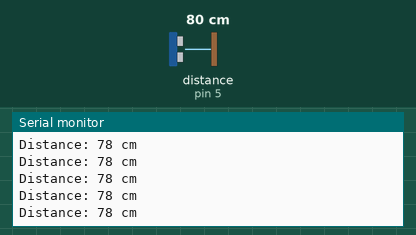
Recording of a sketch running on a simulated Arduino Uno, built with avr-gcc and run on an emulated ATmega328P. On the bench: the last lines printed to the serial monitor. Wiring (inferred from the names in the program): ultrasonic range finder: trigger pin 4; echo pin 5. Inputs (shaded band) come from the test bench; at power-on: distance to the obstacle (sensor on pin 5) 80 cm. The echo pulse lasts 58.3 µs per cm; the audio player accepts every command and is not drawn.

Above: at 1.7 s.
1.8 s: distance to the obstacle (sensor on pin 5) set to 120 cm
At 1.89 s:
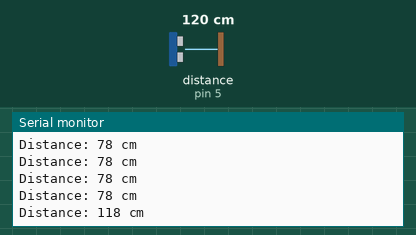
4.8 s: distance to the obstacle (sensor on pin 5) set to 2 cm
At 4.8 s:
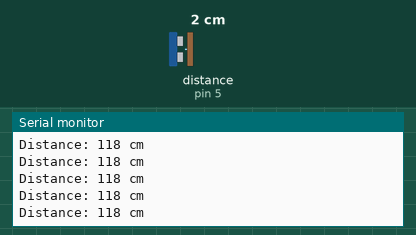
6.3 s: distance to the obstacle (sensor on pin 5) set to 35 cm
At 6.32 s:
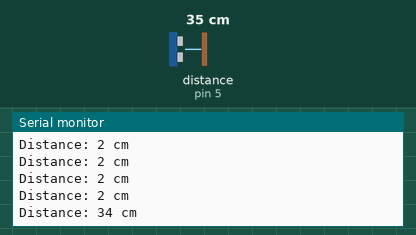
Timing chart, 0 to 9.3 s (numbered marks = the images above; inputs shaded):
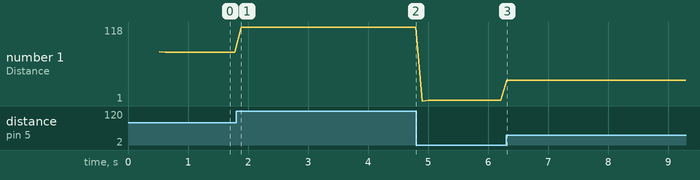

The sketch:

Saline_code.ino
```cpp
#include "SoftwareSerial.h"
#include "DFRobotDFPlayerMini.h"

// Use pins 2 and 3 to communicate with DFPlayer Mini
static const uint8_t PIN_MP3_TX = 2; // Connects to module's RX
static const uint8_t PIN_MP3_RX = 3; // Connects to module's TX
SoftwareSerial softwareSerial(PIN_MP3_RX, PIN_MP3_TX);

// Create the Player object
DFRobotDFPlayerMini player;

// Define pins for the ultrasonic sensor
const int triggerPin = 4;
const int echoPin = 5;

void setup() {
  // Init USB serial port for debugging
  Serial.begin(9600);
  // Init serial port for DFPlayer Mini
  softwareSerial.begin(9600);

  // Start communication with DFPlayer Mini
  if (player.begin(softwareSerial)) {
    Serial.println("DFPlayer Mini OK");

    // Set volume to maximum (0 to 30)
    player.volume(30);

    // Initialize the ultrasonic sensor
    pinMode(triggerPin, OUTPUT);
    pinMode(echoPin, INPUT);

  } else {
    Serial.println("Connecting to DFPlayer Mini failed!");
  }
}

void loop() {
  // Measure distance
  long duration, distance;

  // Send a pulse to the trigger pin
  digitalWrite(triggerPin, LOW);
  delayMicroseconds(2);
  digitalWrite(triggerPin, HIGH);
  delayMicroseconds(10);
  digitalWrite(triggerPin, LOW);

  // Read the pulse from the echo pin
  duration = pulseIn(echoPin, HIGH);

  // Calculate distance (duration / 2) * speed of sound (0.034 cm/us)
  distance = (duration / 2) * 0.034;

  // Print distance to Serial Monitor
  Serial.print("Distance: ");
  Serial.print(distance);
  Serial.println(" cm");

  // Check if distance is less than 10 cm
  if (distance >= 13 && distance <= 20 ) {
    // Play MP3 file
    player.play(1);

    // Delay to prevent multiple triggers in a short period
    delay(5000);  // Adjust as needed
  }

  // Short delay before the next reading
  delay(100);
}
```

Measured:
- after the input at 1.8 s, the serial monitor: prints a new line after 0.09 s (image 1)
- after the input at 6.3 s, the serial monitor: prints a new line at once (image 3)
- plotted number 1: 78 → 118 after the input at 1.8 s, 118 → 2 after the input at 4.8 s, 2 → 34 after the input at 6.3 s
